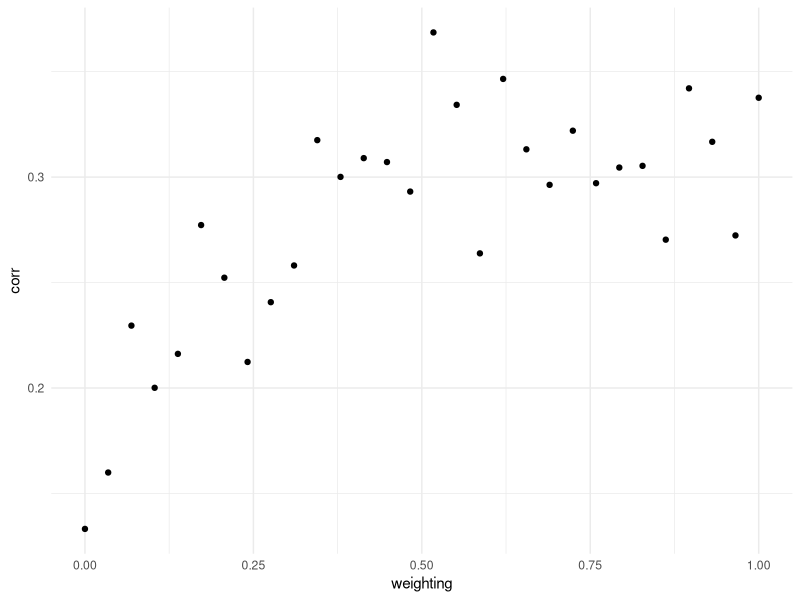
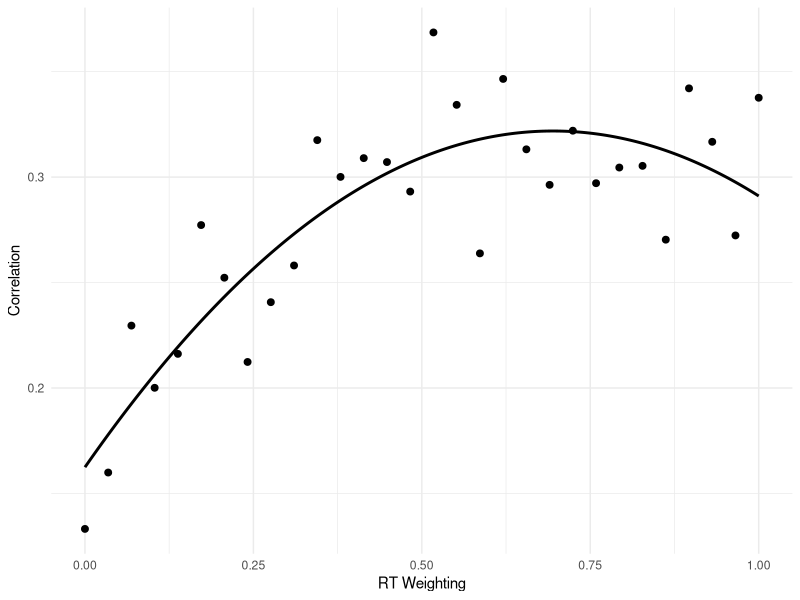

The R source for these figures, in order:
library(tidyverse)

set.seed(123)

# simulate data for different weights
dat <- data.frame(
  weighting = seq(0, 1, length.out = 30)
)
# generate quadratic relationship
dat$corr <- 0.15 +
  0.5 * dat$weighting -
  0.35 * dat$weighting^2 +
  rnorm(30, 0, 0.03)

# visualize graph
ggplot(data=dat, mapping = aes(x = weighting, y = corr)) +
  geom_point() +
  theme_minimal()

# fit quadtatic model
model <- lm(
  corr ~ weighting + I(weighting^2),
  data = dat
)

# look at results
summary(model)
coef(model)[c("weighting", "I(weighting^2)")]
unname(coef(model)[c("weighting", "I(weighting^2)")])

# prediction dataframe
pred_dat <- tibble(
  weighting = seq(0, 1, length.out = 200)
) |>
  mutate(
    pred = predict(model, newdata = pick(everything()))
  )

# plot
ggplot(dat, aes(weighting, corr)) +
  geom_point(size = 2) +
  geom_line(
    data = pred_dat,
    aes(y = pred),
    linewidth = 1
  ) +
  labs(
    x = "RT Weighting",
    y = "Correlation"
  ) +
  theme_minimal()
